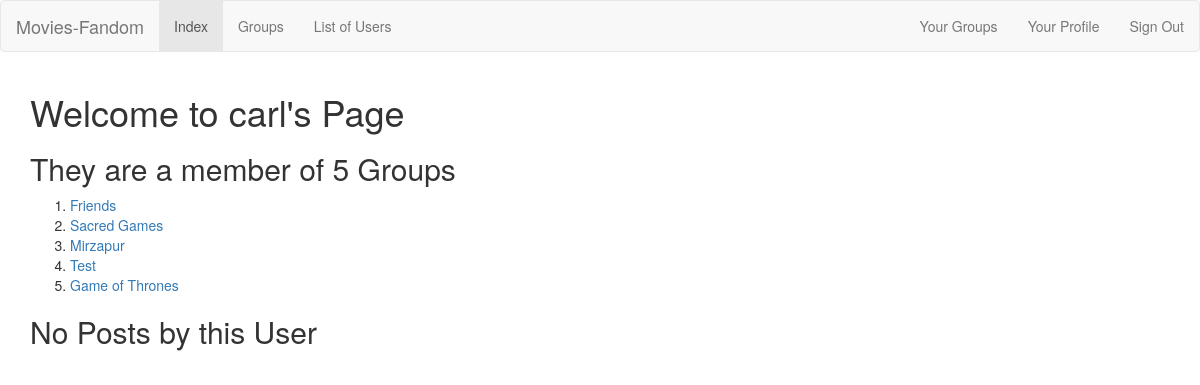
/account/user/18/ (signed in), run on the app's committed database.
### groups/models.py (models this page shows, shortened)
class GroupMember(models.Model):
    group = models.ForeignKey(Group,related_name='member',on_delete=models.CASCADE)
    user = models.ForeignKey(User,on_delete=models.CASCADE)
    class Meta:
        unique_together = ('group','user',)
    def __str__(self):
        return self.user.username

class Group(models.Model):
    name = models.CharField(max_length=200)
    slug = models.SlugField(allow_unicode=True,unique=True)
    description = models.TextField(blank=True,default='No description given yet')
    members = models.ManyToManyField(User,through='GroupMember',related_name='group')
    class Meta:
        unique_together = ['slug']

### account/views.py (the view)
# urls.py: path('user/<int:pk>/',UserProfileView.as_view(),name='user_profile'),
class UserProfileView(LoginRequiredMixin,ListView):
    template_name = 'account/user_profile.html'
    model = Post
    context_object_name = 'posts'
    def get_queryset(self):
        pk = self.kwargs['pk']
        user = get_object_or_404(User,id=pk)
        return Post.objects.filter(user=user).order_by('-created_at')
    def get_context_data(self, **kwargs):
        context = super().get_context_data(**kwargs)
        pk = self.kwargs['pk']
        user = get_object_or_404(User,id=pk)
        total_posts = Post.objects.filter(user=user).count()
        total_groups = GroupMember.objects.filter(user=user).count()
        group_names = GroupMember.objects.filter(user=user)
        context['groups'] = group_names
        print(group_names)
        context['user'] = user
        context['total_posts'] = total_posts
        context['total_groups'] = total_groups
        return context

### account/templates/account/user_profile.html
{% extends 'account/base.html' %}
{% block body_block %}
  <h1>Welcome to {{user.username}}'s Page</h1>
  <h2>They are a member of {{total_groups}} Groups</h2>
  {% if groups %}
    <ol>
    {% for group in groups %}
      <li><a href="{% url 'group:group_detail' slug=group.group.slug%}">{{group.group.name}}</a></li>
    {% endfor %}
  </ol>
  {% endif %}
  {% if posts %}
  <h2>Posts Written by them are {{total_posts}}:</h2>
  <ul>
  {% for post in posts %}
  <li>
    <h3> <a href="{% url 'group:group_detail' slug=post.group.slug %}">{{post.group.name}}</a></h3>
    <p>{{post.text}}</p>
    <p><small>Added on:{{post.created_at}}</small></p>
  </li>
  {% endfor %}
  </ul>
  {% else %}
  <h2> No Posts by this User </h2>
  {% endif %}
{% endblock %}

### data on the page
GroupMember: group.name "Friends"
GroupMember: group.name "Sacred Games"
GroupMember: group.name "Mirzapur"
GroupMember: group.name "Test"
GroupMember: group.name "Game of Thrones"

### other printed values
{{ user.username }} "carl"
{{ total_groups }} "5"
